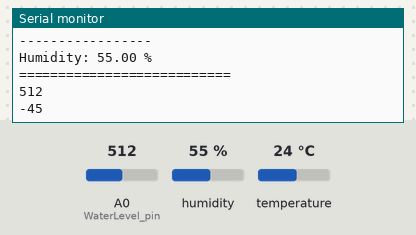
A sketch run on a simulated ESP8266 (NodeMCU). Parts: the last lines printed to the serial monitor. Inputs (shaded band) come from the test bench; at power-on: humidity 55 %, A0 (WaterLevel_pin) = 512, temperature 24 °C. WiFi joins after 1.5 s; servers stay silent unless stated.

Above: at 2.7 s.
2.8 s: humidity set to 22 %
At 3.06 s:
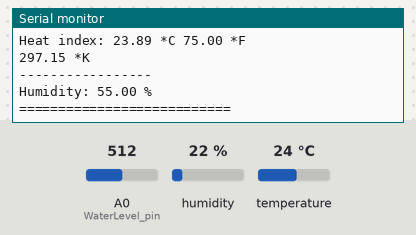
4.3 s: A0 (WaterLevel_pin) set to 716
At 4.72 s:
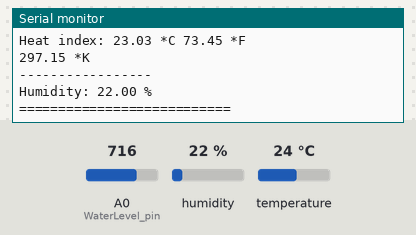
5.8 s: temperature set to 12 °C
At 6.06 s:
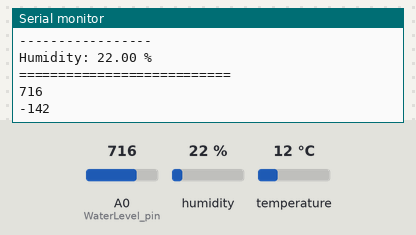
12.2 s: A0 (WaterLevel_pin) set to 900
At 12.7 s:
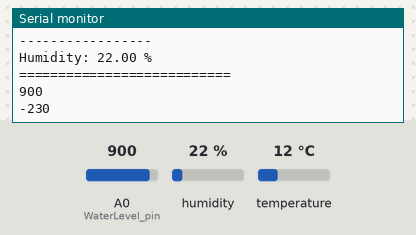
13.7 s: humidity set to 40 %
At 14.12 s:
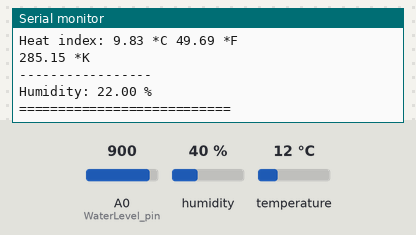
15.2 s: humidity set to 22 %
At 15.23 s:
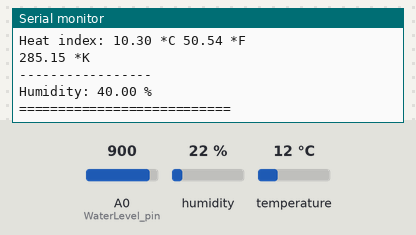
Timing chart, 0 to 18.2 s (numbered marks = the images above; inputs shaded):
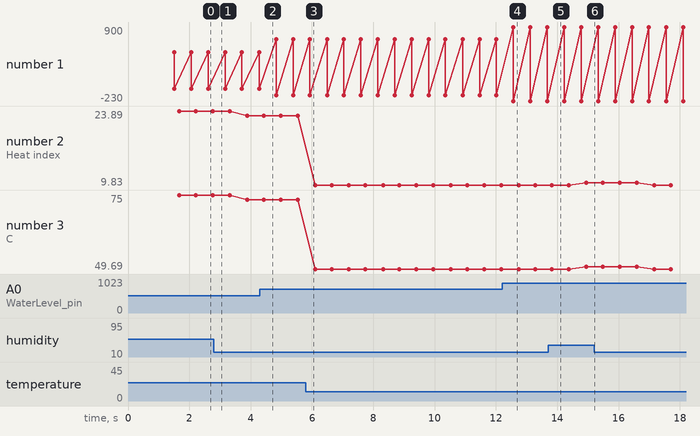

Measured:
- after the input at 12.2 s, the serial monitor: prints a new line after 0.37 s (image 4)
- plotted number 1: -45 → -142 after the input at 4.3 s, -142 → -230 after the input at 12.2 s
- plotted number 2: 23.89 → 23.03 after the input at 2.8 s, 23.03 → 9.83 after the input at 5.8 s, 9.83 → 10.3 after the input at 13.7 s
- plotted number 3: 75 → 73.45 after the input at 2.8 s, 73.45 → 49.69 after the input at 5.8 s, 49.69 → 50.54 after the input at 13.7 s

The sketch:

AR_Workbench.ino
```cpp
#include <ESP8266WiFi.h>
#include <FirebaseArduino.h>

// Set these to run example.
#define FIREBASE_HOST "lights-7c4ff.firebaseio.com"
#define FIREBASE_AUTH "ueYOXTnCpAvfKySQirb3myeD6izfrTnViMbEF5JK"
#define WIFI_SSID "Manas"
#define WIFI_PASSWORD "Hello"

#include "DHT.h"

#define DHTPIN D5
#define DHTTYPE DHT11   // DHT 11

DHT dht(DHTPIN, DHTTYPE);

float getTemp(String req)
{

  // Reading temperature or humidity takes about 250 milliseconds!
  // Sensor readings may also be up to 2 seconds 'old' (its a very slow sensor)
  float h = dht.readHumidity();
  // Read temperature as Celsius (the default)
  float t = dht.readTemperature();
  // Read temperature as Fahrenheit (isFahrenheit = true)
  float f = dht.readTemperature(true);

  // Compute heat index in Fahrenheit (the default)
  float hif = dht.computeHeatIndex(f, h);
  // Compute heat index in Celsius (isFahreheit = false)
  float hic = dht.computeHeatIndex(t, h, false);

  // Check if any reads failed and exit early (to try again).
  if (isnan(h) || isnan(t) || isnan(f)) {
    Serial.println("Failed to read from DHT sensor!");
    return 0;
  }
  // Compute heat index in Kelvin
  float k = t + 273.15;
  if (req == "c") {
    return t;//return Cilsus
  } else if (req == "f") {
    return f;// return Fahrenheit
  } else if (req == "h") {
    return h;// return humidity
  } else if (req == "hif") {
    return hif;// return heat index in Fahrenheit
  } else if (req == "hic") {
    return hic;// return heat index in Cilsus
  } else if (req == "k") {
    return k;// return temprature in Kelvin
  } else {
    return 0.000;// if no reqest found, retun 0.000
  }

}


void setup() {
  Serial.begin(9600);
  Serial.println("DHTxx Robojax test!");


  dht.begin();
  // connect to wifi.
  WiFi.begin(WIFI_SSID, WIFI_PASSWORD);
  Serial.print("connecting");
  while (WiFi.status() != WL_CONNECTED) {
    Serial.print(".");
    delay(500);
  }
  Serial.println();
  Serial.print("connected: ");
  Serial.println(WiFi.localIP());

  Firebase.begin(FIREBASE_HOST, FIREBASE_AUTH);
}

//water level
int WaterLevel_pin = A0;
int WaterLevel_Calibrated;


void loop() {

  // Water level Measurement
  int WaterLevel =  analogRead(WaterLevel_pin);
  WaterLevel_Calibrated = map(WaterLevel, 415, 205, 0, 100);
  Serial.println(WaterLevel);
  Serial.println(WaterLevel_Calibrated);

  Firebase.setFloat("WaterLevel", WaterLevel_Calibrated);
  // handle error
  if (Firebase.failed()) {
    Serial.print("setting /number failed:");
    Serial.println(Firebase.error());
    return;

  }

  // Robojax.com test video
  Serial.print("Temperature: ");

  Serial.print(getTemp("c"));

  Serial.print(" *C ");
  Serial.print(getTemp("f"));
  Serial.println (" *F");
  Serial.println("-----------------");
  Serial.print("Heat index: ");
  Serial.print(getTemp("hic"));
  Serial.print(" *C ");
  Serial.print(getTemp("hif"));
  Serial.println(" *F");
  Serial.print(getTemp("k"));
  Serial.println(" *K");
  Serial.println("-----------------");
  Serial.print("Humidity: ");
  Serial.print(getTemp("h"));
  Serial.println(" % ");
  Serial.println("===========================");


  // set value
  Firebase.setFloat("Temperature", getTemp("c"));
  // handle error
  if (Firebase.failed()) {
    Serial.print("setting /number failed:");
    Serial.println(Firebase.error());
    return;
  }


  // update value
  Firebase.setFloat("Humidity", getTemp("h"));
  // handle error
  if (Firebase.failed()) {
    Serial.print("setting /number failed:");
    Serial.println(Firebase.error());
    return;
  }


}
```
